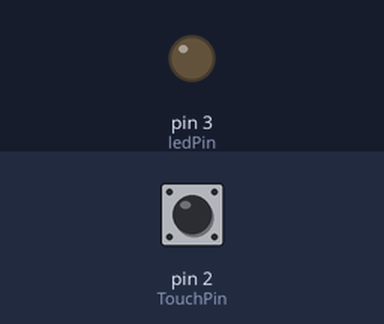
A sketch run on a simulated Arduino Uno, built with avr-gcc and run on an emulated ATmega328P. Shown: output pins drawn as LEDs (lit = HIGH). Inputs (shaded band) come from the test bench; at power-on: pin 2 (TouchPin) LOW.

Above: at 1.2 s.
1.3 s: pin 2 (TouchPin) pulled HIGH for 0.15 s
At 1.37 s:
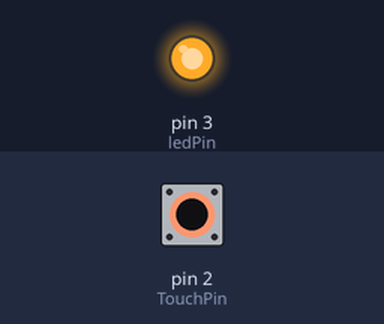
2.9 s: pin 2 (TouchPin) pulled HIGH for 3.2 s
At 6.8 s:
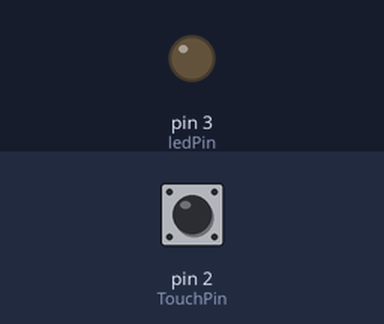
Timing chart, 0 to 8.3 s (numbered marks = the images above; inputs shaded):
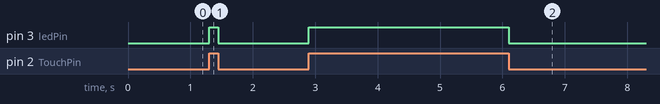

Measured:
- after the input at 1.3 s, pin 3 (ledPin): LOW → HIGH at once, → LOW 0.15 s later
- after the input at 2.9 s, pin 3 (ledPin): LOW → HIGH at once, → LOW 3.2 s later

The sketch:

Lesson_27_Touch_Sensor.ino
```cpp
const int TouchPin=2;
const int ledPin=3;

void setup() {
    pinMode(TouchPin, INPUT);
    pinMode(ledPin,OUTPUT);
}

void loop() {
    int sensorValue = digitalRead(TouchPin);
    if(sensorValue==1)
    {
        digitalWrite(ledPin,HIGH);
    }
    else
    {
        digitalWrite(ledPin,LOW);
    }
}
```
